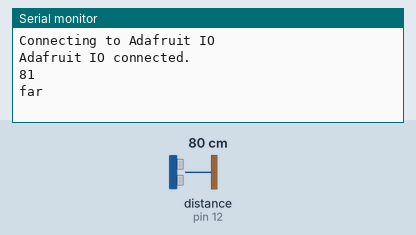
The sketch below on a simulated Arduino Uno, built with avr-gcc and run on an emulated ATmega328P. Parts: the last lines printed to the serial monitor. Inputs (shaded band) come from the test bench; at power-on: distance to the obstacle (sensor on pin 12) 80 cm. The echo pulse lasts 58.3 µs per cm.

Above: at 2.7 s.
2.8 s: distance to the obstacle (sensor on pin 12) set to 2 cm
At 3.9 s:
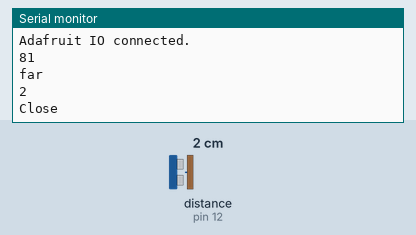
4.3 s: distance to the obstacle (sensor on pin 12) set to 18 cm
At 5.6 s:
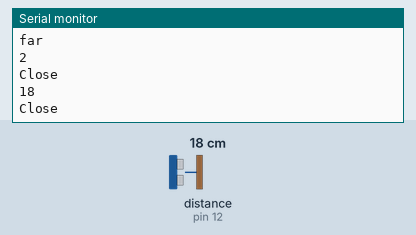

The sketch:

_04_adafruitIO_publishUltrasonic.ino
```cpp
/*

PROJECT TITLE: The Observer Part II
Sara Gazzaz
Date of completion:23-11-2016
Description: This project was to measure the distance between an observer
of an art piece and the piece itself.
----------------------------------------------------------------------------------
*/

//Take a reading from an Ultrasonic sensor and post it to Adafruit.IO


// edit the config.h tab and enter your Adafruit IO credentials

#include "config.h"
#include <NewPing.h>

#define TRIGGER_PIN  14  // Arduino pin tied to trigger pin on the ultrasonic sensor.
#define ECHO_PIN     12  // Arduino pin tied to echo pin on the ultrasonic sensor.
#define MAX_DISTANCE 200 // Maximum distance we want to ping for (in centimeters). Maximum sensor distance is rated at 400-500cm.


int sensorVal;          //variable to hold the value from the sensor
int prevSensorVal;

int sensorChangeThreshold = 10;


NewPing sonar(TRIGGER_PIN, ECHO_PIN, MAX_DISTANCE); // NewPing setup of pins and maximum distance.


// set up the 'distVal' feed
AdafruitIO_Feed *distVal = io.feed("distVal");

void setup() {

  // start the serial connection
  Serial.begin(115200);

  // wait for serial monitor to open
  while(! Serial);

  Serial.print("Connecting to Adafruit IO");

  // connect to io.adafruit.com
  io.connect();

  // wait for a connection
  while(io.status() < AIO_CONNECTED) {
    Serial.print(".");
    delay(500);
  }

  // we are connected
  Serial.println();
  Serial.println(io.statusText());

}

void loop() {

  // io.run(); is required for all sketches.
  // it should always be present at the top of your loop
  // function. it keeps the client connected to
  // io.adafruit.com, and processes any incoming data.
  io.run();

  //getValue from Sensor
  sensorVal = sonar.ping_cm();

  if(abs((prevSensorVal-sensorVal))>sensorChangeThreshold) //check if there has been enough of a change in the value
  {
  // save randVal to the 'myRandoVal' feed on Adafruit IO
  distVal->save(sensorVal);

  //print the value to the serial monitor so you can check if its working
//  Serial.print("sending -> ");
//  Serial.println(sensorVal);

if (sensorVal <= 30){
    Serial.println(sensorVal);
    Serial.println("Close");
  }else {
    Serial.println(sensorVal);
    Serial.println("far");
  }

  prevSensorVal=sensorVal;
  }
}
```

config.h
```cpp
/************************ Adafruit IO Config *******************************/

// visit io.adafruit.com if you need to create an account,
// or if you need your Adafruit IO key.
#define IO_USERNAME    "sgazzaz"
#define IO_KEY         "2a40b7c16a2d44c59c0a2bd72450b6c8"

/******************************* WIFI **************************************/

// the AdafruitIO_WiFi client will work with the following boards:
//   - HUZZAH ESP8266 Breakout -> https://www.adafruit.com/products/2471
//   - Feather HUZZAH ESP8266 -> https://www.adafruit.com/products/2821
//   - Feather M0 WiFi -> https://www.adafruit.com/products/3010
//   - Feather WICED -> https://www.adafruit.com/products/3056

#define WIFI_SSID       "ocadu-embedded"
#define WIFI_PASS       "internetofthings"

// comment out the following two lines if you are using fona or ethernet
#include "AdafruitIO_WiFi.h"
AdafruitIO_WiFi io(IO_USERNAME, IO_KEY, WIFI_SSID, WIFI_PASS);


/******************************* FONA **************************************/

// the AdafruitIO_FONA client will work with the following boards:
//   - Feather 32u4 FONA -> https://www.adafruit.com/product/3027

// uncomment the following two lines for 32u4 FONA,
// and comment out the AdafruitIO_WiFi client in the WIFI section
// #include "AdafruitIO_FONA.h"
// AdafruitIO_FONA io(IO_USERNAME, IO_KEY);


/**************************** ETHERNET ************************************/

// the AdafruitIO_Ethernet client will work with the following boards:
//   - Ethernet FeatherWing -> https://www.adafruit.com/products/3201

// uncomment the following two lines for ethernet,
// and comment out the AdafruitIO_WiFi client in the WIFI section
// #include "AdafruitIO_Ethernet.h"
// AdafruitIO_Ethernet io(IO_USERNAME, IO_KEY);
```

Measured:
- after the input at 2.8 s, the serial monitor: prints a new line after 0.07 s (image 1)
- after the input at 4.3 s, the serial monitor: prints a new line after 0.08 s (image 2)
